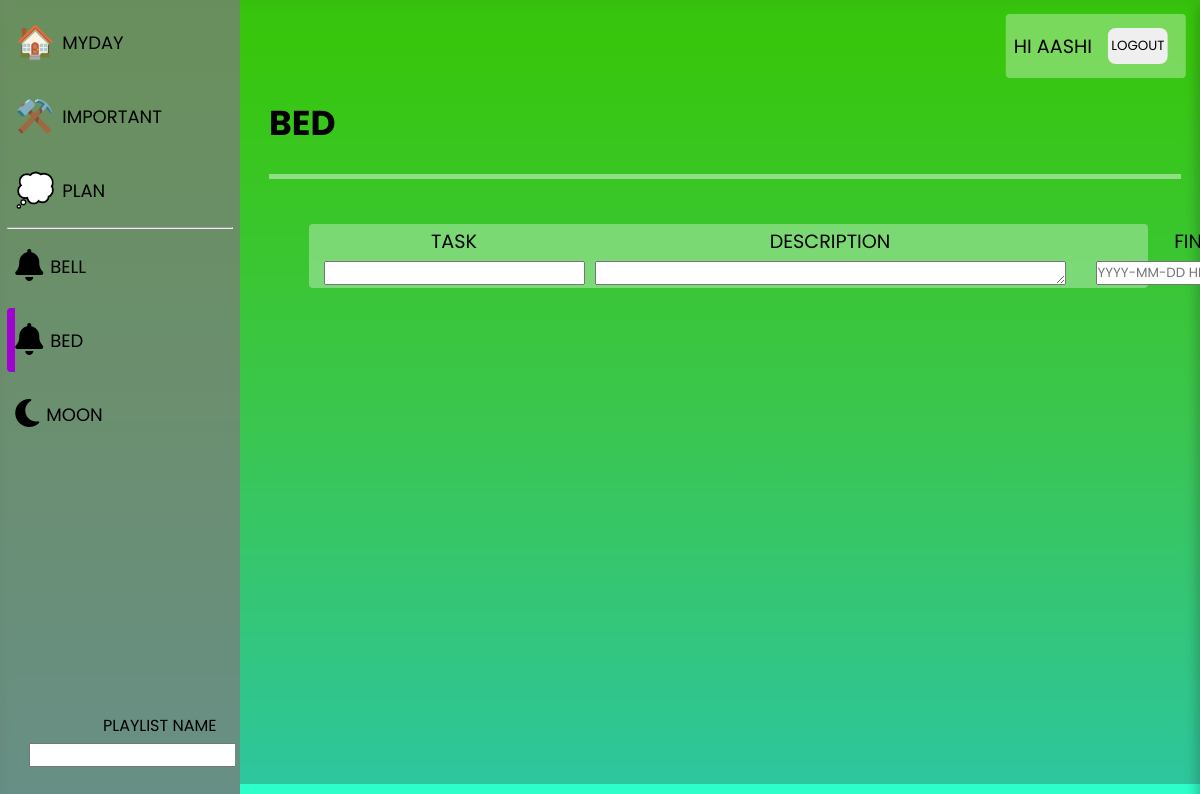
The page /bed/ (signed in) on the database its author committed.
### todo/models.py (models this page shows, shortened)
class PlayListClass(models.Model):
    id = models.UUIDField(primary_key=True, default=uuid.uuid4, editable=False,unique=True)
    user=models.ForeignKey(User, verbose_name='User', on_delete=models.CASCADE,null=True)
    title=models.CharField(max_length=50)
    playlist=models.ForeignKey(TodoClass, verbose_name="plan", on_delete=models.CASCADE,blank=True,null=True)
    finished=models.ForeignKey(FinishTimeClass, verbose_name="playlist_finished", on_delete=models.CASCADE,blank=True,null=True)
    class Meta:
        verbose_name='playlist'
        verbose_name_plural='playlists'

class TodoClass(models.Model):
    id = models.UUIDField(primary_key=True, default=uuid.uuid4, editable=False,unique=True)
    title=models.CharField(max_length=100,verbose_name='title',name='title')
    description=models.TextField(verbose_name='description',blank=True)
    create_time=models.DateTimeField(default=timezone.now)
    star=models.BooleanField(default=False,verbose_name='Star')
    finished=models.BooleanField(default=False,verbose_name='Finished')

class FinishTimeClass(models.Model):
    id = models.UUIDField(primary_key=True, default=uuid.uuid4, editable=False,unique=True)
    finish_time=models.DateTimeField(auto_now=False, auto_now_add=False,blank=True)

### todo/views.py (the view)
# urls.py: path('<str:playlist>/',combined_function,name='todo'),
@login_required
def combined_function(request, playlist):
    user=request.user
    time = False
    ctr = None
    heading = set()
    play = PlayListClass.objects.filter(user=user).order_by('title')
    for lst in play:
        heading.add(lst.title)
    tasks = {}
    if playlist == 'myday':
        playlists = MyDayClass.objects.filter(user=user, playlist__create_time__date=current_date).order_by(Case(When(playlist__finished=False, then=0), default=1),'-playlist__create_time')
        ctr = MyDayClass
    elif playlist == 'important':
        playlists = ImportantClass.objects.filter(user=user).order_by(Case(When(playlist__finished=False, then=0), default=1),'-playlist__create_time')
        ctr = ImportantClass
    elif playlist == 'plan':
        playlists = PlanClass.objects.filter(user=user).order_by(Case(When(playlist__finished=False, then=0), default=1),'-playlist__create_time')
        ctr = PlanClass
        time = True
    else:
        playlists = PlayListClass.objects.filter(Q(title=playlist.lower()) & Q(user=user)).order_by(Case(When(playlist__finished=False, then=0), default=1),'-playlist__create_time')
        ctr = PlayListClass
        time = True
    for ptr in playlists:
        if ptr.finished:
            if ptr.finished.finish_time < timezone.now():
                ptr.playlist.finished = True
                ptr.playlist.save()
                ptr.save()
            tasks[ptr.playlist] = ptr.finished
        else:
            if ptr.playlist!=None and ptr.playlist.create_time.date() < timezone.now().date():
                ptr.playlist.finished = True
                ptr.playlist.save()
                ptr.save()
            tasks[ptr.playlist] = None
    if request.method == "POST":
        form3=NewPlayListForm(request.POST)
        form1 = TodoForm(request.POST)
        if form3.is_valid() and form3.cleaned_data.get('form_type') == 'form3':
            var=form3.save()
            var.user=user
            var.save()
            return redirect('todo',playlist=playlist)
        form2 = None
        if time:
            form2 = FinishTimeForm(request.POST)
        if form1.is_valid() and form1.cleaned_data.get('form_type') == 'form1':
            todo = form1.save()
        if form2 is not None and form2.is_valid():
            finish = form2.save()
        if ctr == PlayListClass:
            ctr = PlayListClass.objects.create(title=playlist,user=user, playlist=todo, finished=finish)
            print(ctr.id)
        elif time:
            ctr = ctr.objects.create(playlist=todo, finished=finish,user=user)
        else:
            ctr = ctr.objects.create(playlist=todo,user=user)
        return redirect('todo', playlist=playlist)
    else:
        form1 = TodoForm()
        form2 = None
        if time:
            form2 = FinishTimeForm()
        form3=NewPlayListForm()
    if tasks!={None:None}:
        valid=True
    else:
        valid=False
    context = {
        'tasks': tasks,
        'headings': heading,
        'form1': form1,
        'form2': form2,
        'form3':form3,
        "list":valid,
        "playlist": playlist,
        "path":str(playlist),
    }
    print('/'+str(playlist)+'/')
    return render(request, template_name, context)

### todo/forms.py
class TodoForm(forms.ModelForm):
    form_type = forms.CharField(widget=forms.HiddenInput(), initial='form1',label='')
    class Meta:
        model=TodoClass
        fields=['title','description']
        labels={
            "title":"task",
        }

class FinishTimeForm(forms.ModelForm):
    class Meta:
        model=FinishTimeClass
        fields=['finish_time']
        widgets = {
            'finish_time': forms.DateTimeInput(attrs={'placeholder': 'YYYY-MM-DD HH-MM-SS'}),
        }

### templates/home.html (shortened to what this page needs)
{% load static %}
<!DOCTYPE html>
<html lang="en">
<head>
    <link rel="stylesheet" href={% static '/css/style.css' %}>
</head>
<body>
    <div class="box">
        <div class="container1">
            <nav>
                <div class="items">
                    <div class="store">
                        <ul>
                            <li
                            {% if request.path == '/myday/' %}
                            style="border-left:8px solid #02d002;"
                    {% else %}
                    style="border-left:8px solid transparent ;"
                    {% endif %}
                    >
                    <span class="logo">🏠</span>
                    <a href="{% url 'todo' 'myday' %}">myday</a>
                </li>
                <li
                {% if request.path == '/important/' %}
                style="border-left:8px solid #02d099;"
                {% else %}
                style="border-left:8px solid transparent;"
                {% endif %}
                >
                <span class="logo">⚒️</span>
                <a href="{% url 'todo' 'important' %}">important</a>
            </li>
            <li
            {% if request.path == '/plan/' %}
            style="border-left:8px solid #d04e02;"
            {% else %}
            style="border-left:8px solid transparent;"
            {% endif %}
            >
            <span class="logo">💭</span>
            <a href="{% url 'todo' 'plan' %}"plan>plan</a>
        </li>
        <hr>
        {% for heading in headings %}
        <li
        {% if  heading in request.path %}
        style="border-left:8px solid #a002d0;"
        {% else %}
        style="border-left:8px solid transparent;"
        {% endif %}
        >
        <span class="logo"><i class="fa-solid fa-{{heading}} fa-bell {% if heading == path %}fa-shake{% endif %} fa-1x"></i></span>
        <a href="{% url 'todo' playlist=heading %}">{{ heading }}</a>
    </li>
    {% endfor %}
</ul>
</div>
<div class="create-new-playlist">
                    {% include 'create-playlist.html' %}
                </div>
            </div>
        </nav>
    </div>
    <div class="container2">
        <div class="user">
            <div class="username">hi {{request.user.username}}</div>
            <button>
                <a href="{% url 'logout' %}">Logout</a>
            </button>
        </div>
        {% include 'fullpage.html' %}
</div>
</body>
</html>

### templates/create-playlist.html (shortened to what this page needs)
<div class="form-container">
    <form method="post">
        <div class="form1">
            {% for form in form3 %}
            <div class="field">
                <div class="label">{{ form.label }}</div>
                <div class="input">{{ form }}</div>
                </div>
                {% endfor %}
            </div>
    </form>
</div>

### templates/fullpage.html (shortened to what this page needs)
{% load static %}
<div class="card">
    <div class="lookup">
        <div class="heading">
            <h2>
                {{ playlist }}
            </h2>
          </div>
          <div class="form">
            {% include 'create-task.html' %}
        </div>
</div>

### templates/create-task.html (shortened to what this page needs)
<div class="form-container">
    <form method="post">
        <div class="form1">
            {% for form in form1 %}
            <div class="field">
                <div class="label">{{ form.label }}</div>
                <div class="input">{{ form }}</div>
                </div>
                {% endfor %}
            </div>
            <div class="form2">
                {% if form2 %}
                {% for form in form2 %}
                <div class="field">
                    <div class="label">{{ form.label }}</div>
                    <div class="input">{{ form }}</div>
                </div>
                {% endfor %}
                {% endif %}
            </div>
    </form>
</div>

### static/css/style.css (style rules this page uses)
* { margin: 0; padding: 0; font-family: 'Poppins', sans-serif; text-transform: uppercase; }
.items { display: flex; justify-content: center; flex-direction: column; align-items: center; border: 5px solid transparent; justify-content: space-between; overflow-y: scroll; height: 100vh; }
nav { height: 100%; }
.store { width: 98%; height: 83%; overflow-y: scroll; overflow-x: hidden; }
.items .store ul { display: flex; justify-content: center; flex-direction: column; width: 100%; }
li { list-style: none; font-size: 18px; margin: 5px 0; width: 100%; border-radius: 4px; height: 64px; display: flex; align-items: center; overflow: hidden; justify-content: space-evenly; }
a { color: black; text-decoration: none; width: 100%; padding: 100% 0; }
.box { display: flex; justify-content: space-between; flex-direction: row; }
.container2 { padding: 2%; width: 76vw; color: black; height: 92vh; font-size: larger; background-color: #30303046; overflow-y: scroll; overflow-x: hidden; }
.container1 { background-color: #757575cf; backdrop-filter: blur(4px); width: 20%; overflow-y: scroll; }
.lookup { display: flex; flex-direction: column; justify-content: center; align-items: center; }
.logo { font-size: 32px; margin-right: 7px; }
.lookup .heading { margin: 0 0 40px 10px; display: flex; justify-items: start; width: 100%; font-size: 23px; padding-bottom: 25px; border-bottom: 5px solid #ffffff70; }
.form { width: 100%; margin-left: 85px; margin-bottom: 38px; }
.form-container { display: flex; width: 92%; justify-content: space-between; background-color: rgba(255, 255, 255, 33%); height: 64px; margin: 5px 2px; align-items: center; border-radius: 4px; }
form { display: flex; justify-content: inherit; width: 100%; align-items: center; }
.form1,.form2 { margin-left: 10px; }
.label { text-align: center; }
button { border-radius: 8px; border: 2px solid transparent; margin-right: 10px; height: 36px; width: 60px; cursor: pointer; }
.input { height: 29px; display: flex; align-items: flex-end; justify-content: center; }
.field { margin: 0 5px; }
.form1,.form2 { display: flex; align-items: center; }
textarea { width: auto; height: 22px; }
.create-new-playlist .form-container form .form1 { margin-bottom: 17px; margin-right: 5px; }
.create-new-playlist .form-container { background-color: transparent; align-items: center; margin-bottom: 25px; }
.create-new-playlist { width: 100%; display: flex; justify-content: center; }
.user { display: flex; transform: translate(411% ,-15px); justify-content: flex-end; width: 15vw; overflow: hidden; justify-content: space-around; background-color: rgba(255, 255, 255, 33%); height: 64px; margin: 5px 2px; align-items: center; border-radius: 4px; }
.username { overflow: hidden; }

### templates/home.html (style rules this page uses)
body { background-image: linear-gradient(to bottom,#41ff00,#00ff1dba,#00ffbbcc); background-repeat: round; position: relative; z-index: -1; backdrop-filter: drop-shadow(2px 4px 6px black) contrast(1.095) blur(7px); overflow:hidden; }

### rows shown on the page
PlayListClass: headings "BELL"
PlayListClass: headings "BED", title "BED"
PlayListClass: headings "MOON"

### other values the page prints
{{ request.user.username }} "AASHI"
